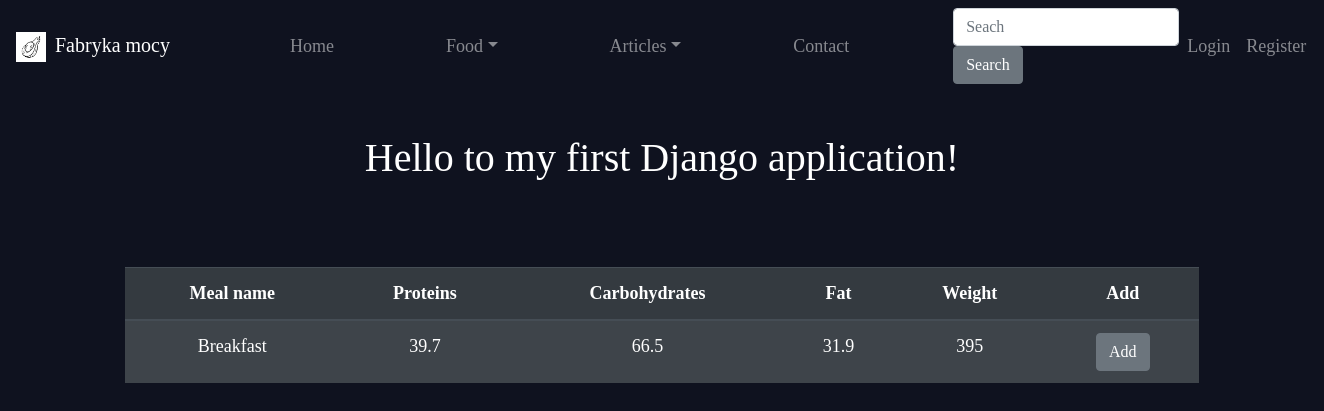
The page /food/food/meals/ on the database as committed earlier.
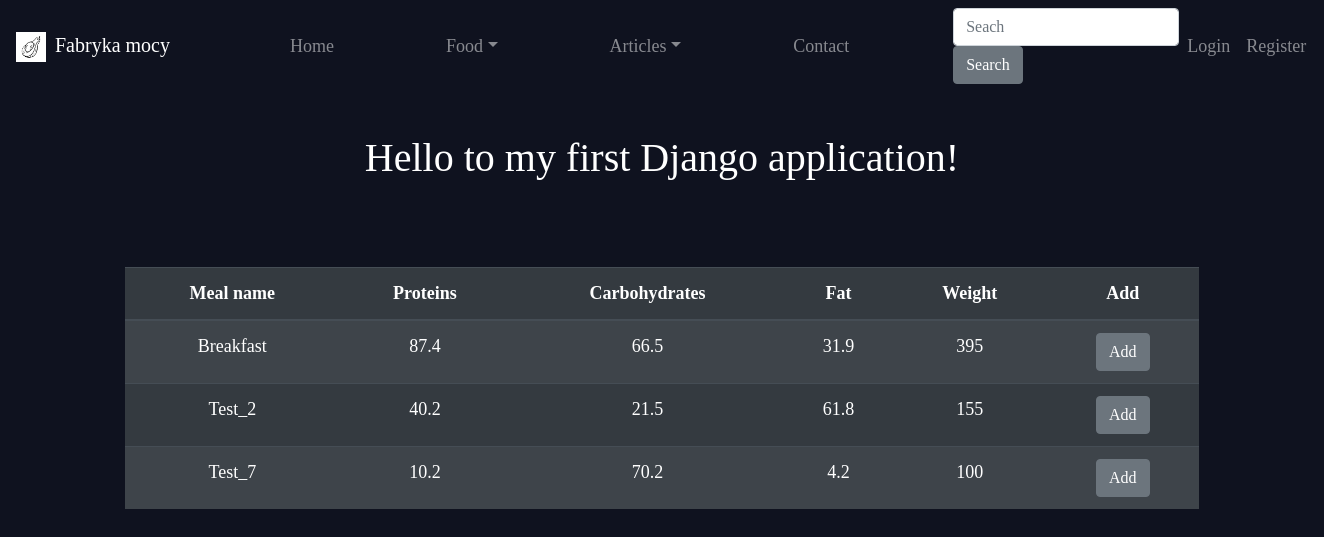
The same page on the database as committed later.
### Food/models.py (models this page shows, shortened)
class Meals(models.Model):
    name = models.CharField(max_length=40)
    ingredient = models.ManyToManyField(Products, related_name="products")
    description = models.TextField(blank=True, max_length=750)
    ingredients_weights = models.CharField(max_length=40, blank=True)
    slug = models.CharField(
      max_length=81,
      blank= True,
      unique=True,
   )
    @property
    def protein(self):
        protein_sum =0
        for i, ing in  enumerate(self.ingredient.all()):
            protein_sum += ing.protein * int(self.ingredients_weights.split(",")[i]) / 100
        return protein_sum
    @property
    def carbohydrates(self):
        return self.ingredient.aggregate(Sum("carbohydrates"))["carbohydrates__sum"]
    @property
    def fat(self):
        return self.ingredient.aggregate(Sum("fat"))["fat__sum"]
    @property
    def quantity(self):
        return self.ingredient.aggregate(Sum("quantity"))["quantity__sum"]

class Products(models.Model):
    name = models.CharField(max_length=50)
    protein = models.FloatField()
    carbohydrates = models.FloatField()
    fat = models.FloatField()
    description = models.TextField(blank=True)
    quantity = models.IntegerField(blank=True)
    price = models.DecimalField(max_digits=100, decimal_places=2, blank=True)
    date = models.TimeField(auto_now_add=True)
    food_type = models.CharField(max_length=6, choices=(
        ("1", "Meat"),
        ("2", "Fruit"),
        ("3", "Vegetable"),
        ("4", "SeaFood"),
        ("5", "Nuts"),
        ("6", "Grains"),
        ("7", "Diary")
        )
    )
    slug = models.CharField(
      max_length=20,
      null= True,
      unique=True,
   )
    class Meta:
        ordering = ["name"]

### Food/views.py (the view)
# urls.py: path("food/meals/",MealTableView.as_view(), name="meal_table" ),
class MealTableView(ListView, SuccessMessageMixin):
    model = Meals
    template_name = "Food/meal_list_view.html"
    context_object_name = "object"
    paginate_by = 10
    def get_context_data(self, **kwargs):
        msg_storage = messages.get_messages(self.request)
        context = super().get_context_data(**kwargs)
        context['message'] = msg_storage
        return context

### Templates/Food/meal_list_view.html (shortened to what this page needs)
{% extends 'base.html' %}
{% block content %}
	<table class="table table-striped table-dark">
		<thead>
			<tr>
				<th scope="col">Meal name</th>
				<th scope="col">Proteins</th>
				<th scope="col">Carbohydrates</th>
				<th scope="col">Fat</th>
				<th scope="col">Weight</th>
				<th scope="col">Add</th>
			</tr>
		</thead>
		<tbody>
			{% for element in object %}
					<tr>
						<td>
							<a class="hyperlink-off" href="{% url 'meal_detail' pk=element.pk %}">{{ element.name|lower|capfirst }}</a>
						</td>
						<td>{{element.protein|floatformat:1}}</td>
						<td>{{element.carbohydrates|floatformat:1}}</td>
						<td>{{element.fat|floatformat:1}}</td>
						<td>{{element.quantity|floatformat:0}}</td>
						<td>
							 <div class="pull-right">
								<button type="button" class="btn btn-secondary ">Add</button>
							</div>
						</td>
					</tr>
			{% endfor %}
		</tbody>
	</table>
{% endblock %}

### Templates/base.html (shortened to what this page needs)
{% load static %}
<!DOCTYPE html>
<html>
<head>
	<link rel="stylesheet" href="https://stackpath.bootstrapcdn.com/bootstrap/4.4.1/css/bootstrap.min.css">
	<link rel="stylesheet" type="text/css" href="{% static 'style.css' %} ">
</head>
	{% include 'navigation_bar.html'%}
	<h1 id="title">Hello to my first Django application! </h1>
	<div class="col-sm-10 container-fluid">
	{% block content %}{% endblock %}
	</div>
</html>

### Templates/navigation_bar.html (shortened to what this page needs)
{% load static %}
<header>
	<nav class="navbar navbar-dark .bg-dark navbar-expand-md" id="navbargroup">
		<a class="navbar-brand" href="http://127.0.0.1:8000/">
			<img src="{% static 'images/logo.png' %}" width="30" height="30" alt="" class="d-inline-block mr-sm-1">
			Fabryka mocy
		</a>
		<div class="collapse navbar-collapse" id="mainmenu">
			<ul class="navbar-nav mr-auto px-md-5" >
				<li class="nav-item px-5" size="16">
					<a  class="nav-link"  href="{% url 'home_view' %}">Home</a>
				</li>
				<li class="nav-item dropdown px-md-5">
					<a  class="nav-link dropdown-toggle" data-toggle="dropdown" role="button" aria-expanded="false"
					id="submenu" aria-haspopup="true" href="#">Food</a>
				</li>
				<li class="nav-item dropdown px-md-5">
					<a  class="nav-link dropdown-toggle" data-toggle="dropdown" role="button" aria-expanded="false"
					id="submenu" aria-haspopup="true" href="#">Articles</a>
				</li>
				<li class="nav-item px-md-5">
					<a  class="nav-link " href="{% url 'contact' %}">Contact</a>
				</li>
			</ul>
			<form class="form-inline">
				<input class="form-control" type="search" placeholder="Seach" aria-label="search">
				<button class="btn btn-secondary" type="submit">Search</button>
			</form>
			<div class="navbar-nav">
				{% if request.user.is_authenticated %}
					<a class="nav-item nav-link" href="{% url 'logout' %}">Logout</a>
				{% else %}
					<a class="nav-item nav-link" href="{% url 'login' %}">Login</a>
					<a class="nav-item nav-link" href="{% url 'registration' %}">Register</a>
				{% endif %}
			</div>
		</div>
	</nav>
</header>

### files/style.css (style rules this page uses)
#navbargroup { padding-bottom: 50px; }
#title { padding-bottom: 50px; }
.hyperlink-off, .hyperlink-off:hover { text-decoration: none; font-family: Ubuntu; color: #fff; }

Rows that differ between the two databases and show on the page:
changed Meals "Breakfast": protein "39.7" → "87.4"
added Meals: name "Test_2", protein "40.2", carbohydrates "21.5", fat "61.8", quantity "155"
added Meals: name "Test_7", protein "10.2", carbohydrates "70.2", fat "4.2", quantity "100"
